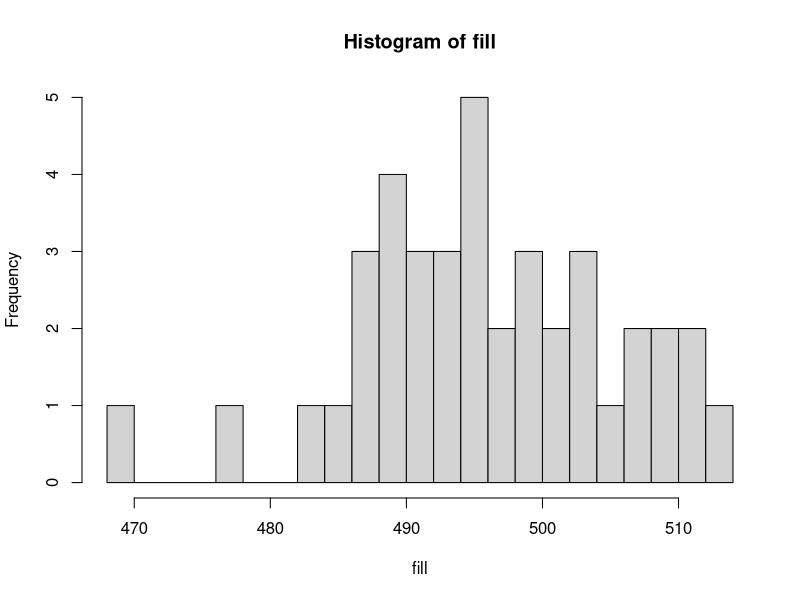

Reproduce this figure in R. (Note: this script raises an error after producing the figure.)
# HYPOTHESIS TESTING: https://www.smajhi.com/DATS-6101/hypothesis-testing/


# The Logic of a Test ----------------------------------------------------------

# 4 Steps:
#   1) State a null hypothesis, H0
#   2) Choose a test statistic
#   3) Work out how that statistic behaves if H0 is true
#   4) Ask how often that behavior would produce something at least as extreme
#     as what you saw. That proportion is the p-value.



# 1) State a null hypohtesis, H0
#     A supplier claims that the mean fill weight is 500 g.

set.seed(8)
n <- 40
claim <- 500
fill <- rnorm(n, mean = 496, sd = 9) # create data to simulate H0
xbar <- mean(fill)
xbar
se <- sd(fill) / sqrt(n)
se

hist(fill, breaks = 20)

# 2) Choose a test statistic, T Statistic
#     We don't know sigma
#     We will estimate sigma by calcuting SE from the sample SD
#     We are making as assumption of normally distributed data

# t = (estimate - claim) / SE
# The difference between the sample estimate and the claim in standardize units

tstat <- (xbar - claim) / se
tstat

round(c(estimate = xbar,
        se = se,
        t = tobs), 4)


# 3) Work out how that statistic behaves if H0 is true

# Assuming the mean = 500 with sample sizes n = 40
# Simulate: mean = 500; sd = 9; n = 40
set.seed(8)
sim_t <- replicate(10000, {
  x <- rnorm(40, mean = 500, sd = 9) # one sample of 40 drawn from a population where H0 is true (mu = 500)
  (mean(x) - 500) / (sd(x) / sqrt(40))
})

hist(sim_t, breaks = 50, freq = FALSE)
curve(dt(x, df = 39), col = "grey50", add = TRUE, lwd = 2)
abline(v = mean(sim_t), col = "red", lwd = 2) # Center of simulated, T0 ~ H0
abline(v = tstat, col = "blue", lwd = 2) # Observed t from sample, TS ~ -2.7
legend("topright",
       legend = c("Mean of simulated t", "Observed t"),
       col    = c("red", "blue"),
       lwd    = 2,
       bty    = "n")
